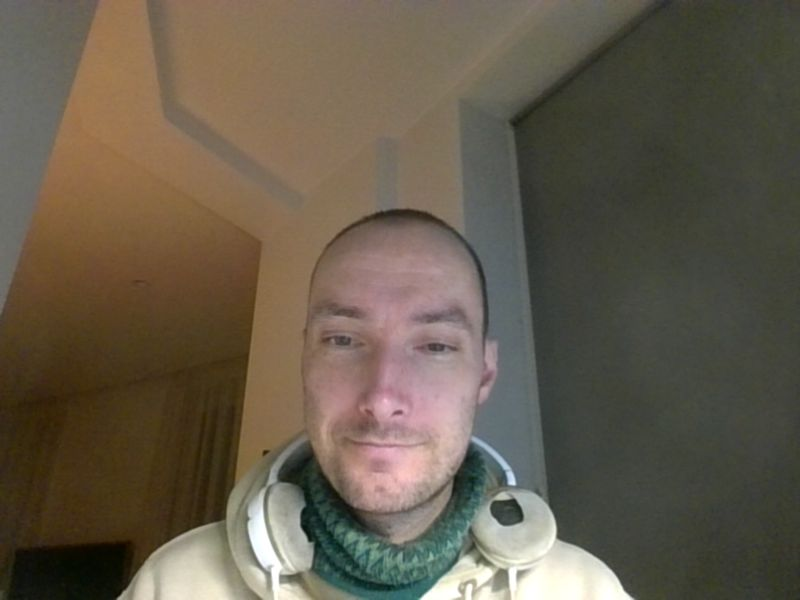
#> input picture chat_gpt_learning/images/webcam.jpg, 800 x 600 px
$ python denoising.py
#> lines starting #> are read from the running program, lines starting #| are printed output that depends on the picture; after the words box and inside, x2 and y2 are one past the last pixel; in counts of white or black regions, pixels touching at a corner belong together
import cv2 as cv
import numpy as np
import os

def denoise_image(image, method='gaussian'):
    if method == 'gaussian':
        return cv.GaussianBlur(image, (5, 5), 0)
    elif method == 'median':
        return cv.medianBlur(image, 5)
    elif method == 'bilateral':
        return cv.bilateralFilter(image, 9, 75, 75)
    else:
        raise ValueError(f"Unknown denoising method: {method}")

def add_contours_to_image(image, filter_type=None):
    # 1. Binarize (Otsu picks the threshold automatically)
    _, binary = cv.threshold(image, 0, 255, cv.THRESH_BINARY + cv.THRESH_OTSU)

    # 2. Find contours on the binary image
    contours, _ = cv.findContours(binary, cv.RETR_EXTERNAL, cv.CHAIN_APPROX_SIMPLE)

    # 3. Draw on a 3-channel copy so the green line is actually green
    contour_image = cv.cvtColor(image, cv.COLOR_GRAY2BGR)
    cv.drawContours(contour_image, contours, -1, (0, 255, 0), 2)

    print(f"{len(contours)} contours. Filter type: {filter_type if filter_type else 'None'}")
    return contour_image

def show_image(title, image):
    cv.imshow(title, image)

path = os.path.dirname(os.path.abspath(__file__))

image_path = os.path.join(path, 'images', 'webcam.jpg')
img = cv.imread(image_path)
#> img is the input picture: shape (600, 800, 3); mean B, G, R 75.6, 91.1, 100.7
if img is None:
    raise FileNotFoundError(f"Failed to load image: {image_path}")

gray = cv.cvtColor(img, cv.COLOR_BGR2GRAY)

box = cv.blur(gray, (5, 5))
gaussian = denoise_image(gray, method='gaussian')
median = denoise_image(gray, method='median')
bilat = denoise_image(gray, method='bilateral')

contour_gray = add_contours_to_image(gray)
#> in add_contours_to_image, `_, binary = cv.threshold(image, 0, 255, cv.THRESH_BINARY + cv.THRESH_O..`:
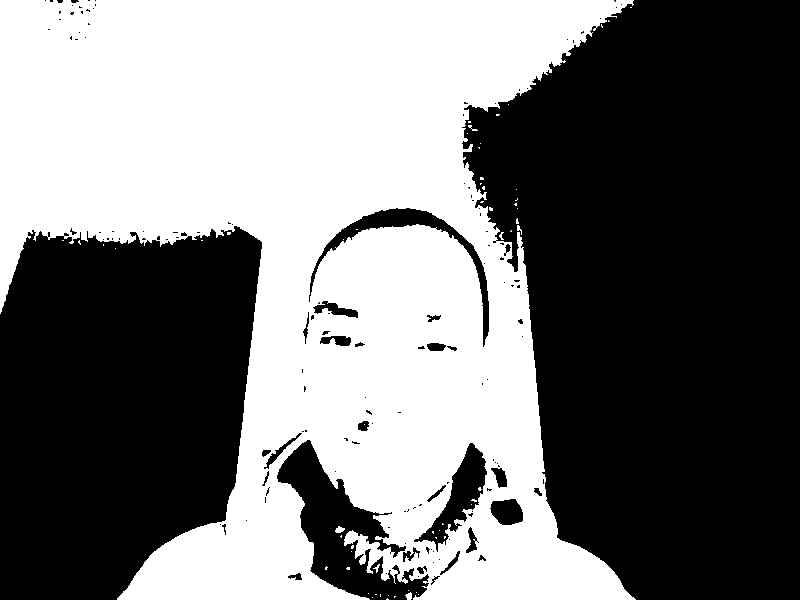
#> binary: shape (600, 800); 46.6% white; 59 white regions (52 under 20 px)
#> in add_contours_to_image, `contours, _ = cv.findContours(binary, cv.RETR_EXTERNAL, cv.CHAIN_APPRO..`: contours = 48 contours, 45 with area under 20; largest, box (x1, y1, x2, y2) and area: (0, 0, 636, 600) 229607, (335, 526, 345, 533) 34, (405, 592, 412, 600) 28
#> in add_contours_to_image, `cv.drawContours(contour_image, contours, -1, (0, 255, 0), 2)`: contour_image: shape (600, 800, 3); mean B, G, R 89.2, 96.4, 89.2
#| 48 contours. Filter type: None
contour_box = add_contours_to_image(box)
#> in add_contours_to_image (call 2), `_, binary = cv.threshold(image, 0, 255, cv.THRESH_BINARY + cv.THRESH_O..`: binary: shape (600, 800); 46.7% white; 7 white regions (5 under 20 px)
#> in add_contours_to_image (call 2), `contours, _ = cv.findContours(binary, cv.RETR_EXTERNAL, cv.CHAIN_APPRO..`: contours = 6 contours, 4 with area under 20; largest, box (x1, y1, x2, y2) and area: (0, 0, 636, 600) 229797, (337, 527, 344, 533) 23
#> in add_contours_to_image (call 2), `cv.drawContours(contour_image, contours, -1, (0, 255, 0), 2)`: contour_image: shape (600, 800, 3); mean B, G, R 89.7, 95.6, 89.7
#| 6 contours. Filter type: None
contour_gaussian = add_contours_to_image(gaussian, filter_type='gaussian')
#> call 3 of add_contours_to_image, with filter_type = 'gaussian'
#> in add_contours_to_image (call 3), `_, binary = cv.threshold(image, 0, 255, cv.THRESH_BINARY + cv.THRESH_O..`:
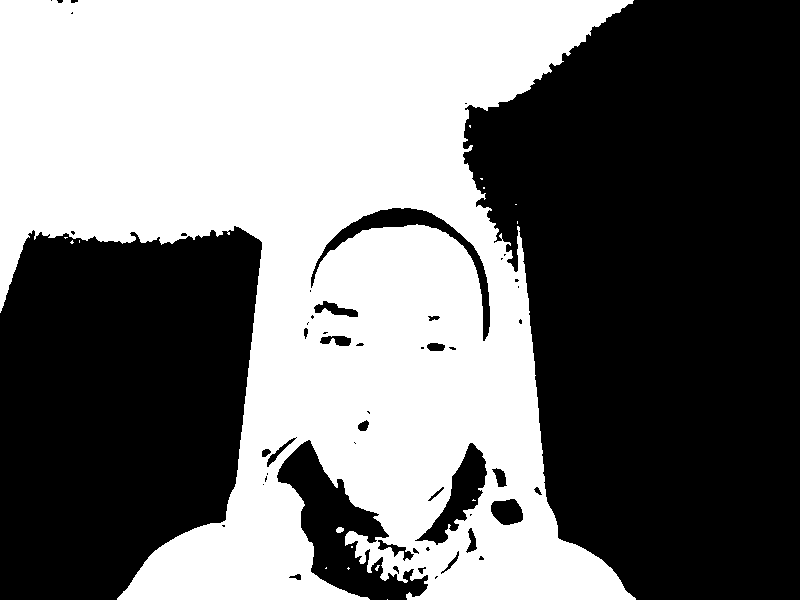
#> binary: shape (600, 800); 46.7% white; 16 white regions (14 under 20 px)
#> in add_contours_to_image (call 3), `contours, _ = cv.findContours(binary, cv.RETR_EXTERNAL, cv.CHAIN_APPRO..`: contours = 15 contours, 13 with area under 20; largest, box (x1, y1, x2, y2) and area: (0, 0, 636, 600) 229878, (336, 527, 344, 533) 28
#> in add_contours_to_image (call 3), `cv.drawContours(contour_image, contours, -1, (0, 255, 0), 2)`:
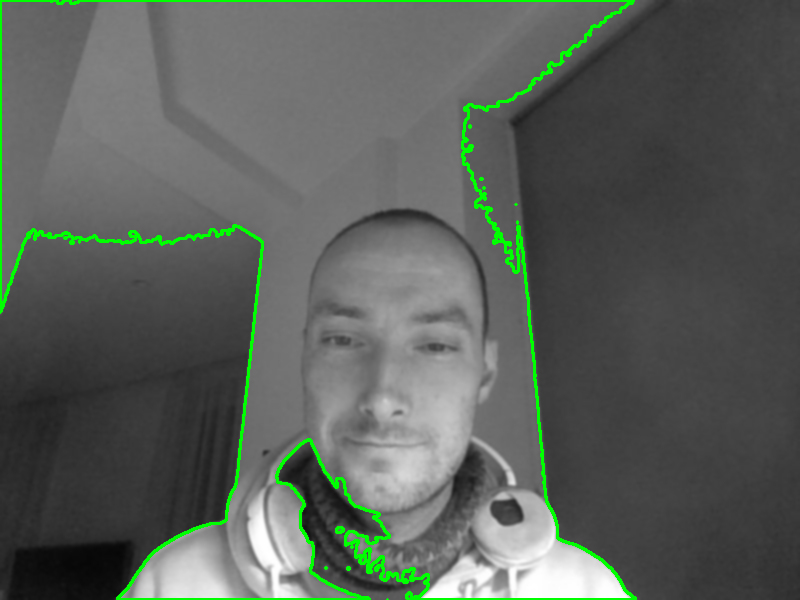
#> contour_image: shape (600, 800, 3); mean B, G, R 89.5, 95.9, 89.5
#| 15 contours. Filter type: gaussian
contour_median = add_contours_to_image(median, filter_type='median')
#> call 4 of add_contours_to_image, with filter_type = 'median'
#> in add_contours_to_image (call 4), `_, binary = cv.threshold(image, 0, 255, cv.THRESH_BINARY + cv.THRESH_O..`:
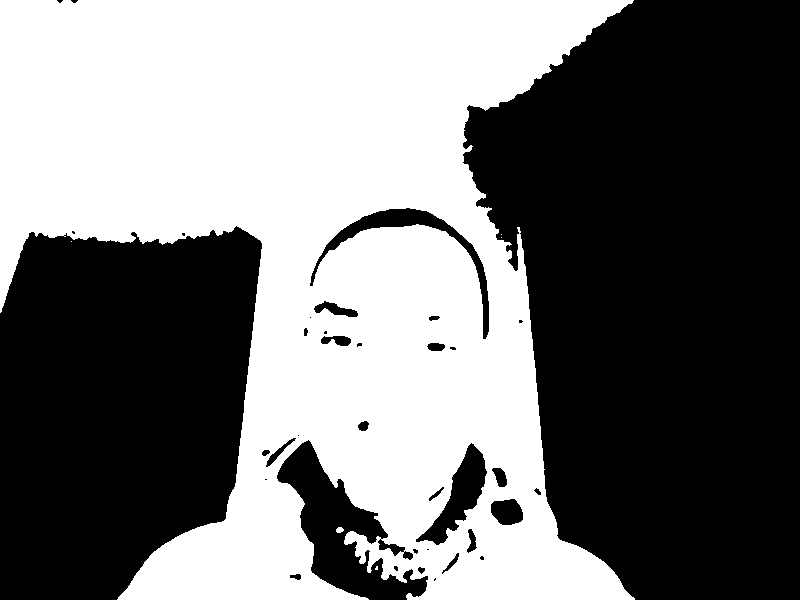
#> binary: shape (600, 800); 46.7% white; 6 white regions (4 under 20 px)
#> in add_contours_to_image (call 4), `contours, _ = cv.findContours(binary, cv.RETR_EXTERNAL, cv.CHAIN_APPRO..`: contours = 6 contours, 4 with area under 20; largest, box (x1, y1, x2, y2) and area: (0, 0, 635, 600) 230116, (336, 527, 344, 533) 28
#> in add_contours_to_image (call 4), `cv.drawContours(contour_image, contours, -1, (0, 255, 0), 2)`:
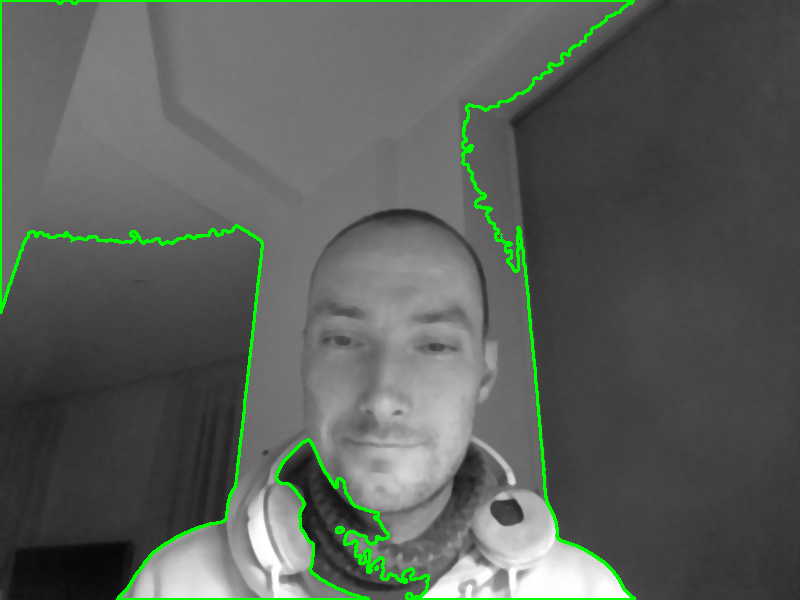
#> contour_image: shape (600, 800, 3); mean B, G, R 89.7, 95.7, 89.7
#| 6 contours. Filter type: median
contour_bilat = add_contours_to_image(bilat, filter_type='bilateral')
#> in add_contours_to_image (call 5), `_, binary = cv.threshold(image, 0, 255, cv.THRESH_BINARY + cv.THRESH_O..`:
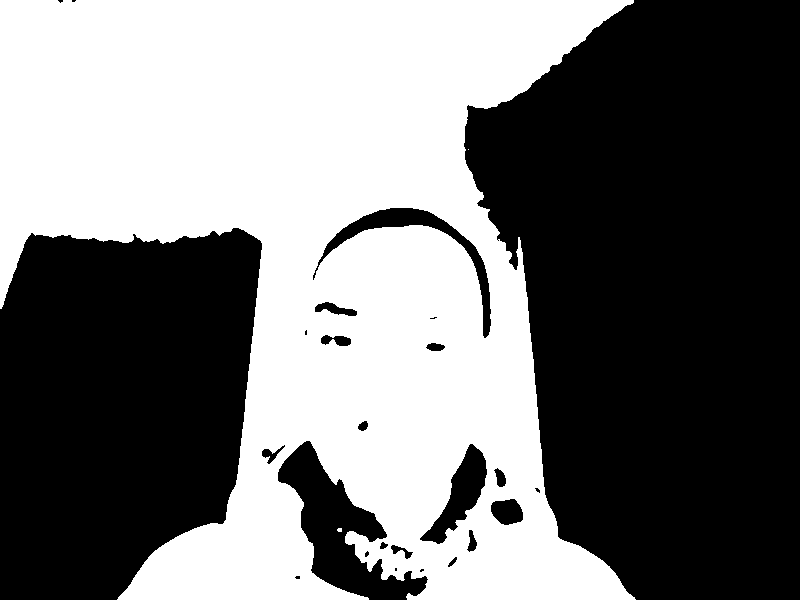
#> binary: shape (600, 800); 46.7% white; 3 white regions (2 under 20 px)
#> in add_contours_to_image (call 5), `contours, _ = cv.findContours(binary, cv.RETR_EXTERNAL, cv.CHAIN_APPRO..`: contours = 3 contours, 2 with area under 20; largest, box (x1, y1, x2, y2) and area: (0, 0, 636, 600) 229776
#> in add_contours_to_image (call 5), `cv.drawContours(contour_image, contours, -1, (0, 255, 0), 2)`:
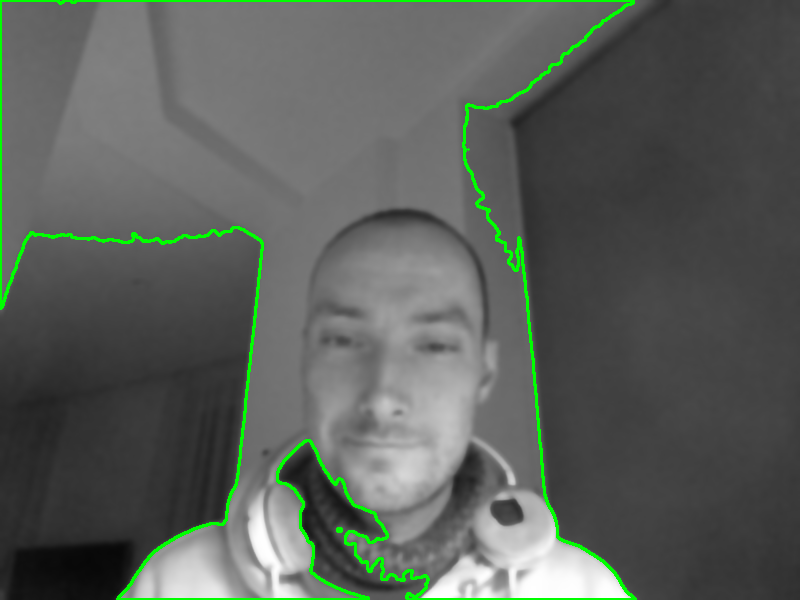
#> contour_image: shape (600, 800, 3); mean B, G, R 89.8, 95.4, 89.8
#| 3 contours. Filter type: bilateral

show_image('Contours on Original Gray Image', contour_gray)
show_image('Contours on Box Filtered Image', contour_box)
show_image('Contours on Gaussian Filtered Image', contour_gaussian)
show_image('Contours on Median Filtered Image', contour_median)
show_image('Contours on Bilateral Filtered Image', contour_bilat)

cv.waitKey(0)
cv.destroyAllWindows()

$ run again, with chat_gpt_learning/images/alps.jpg copied over chat_gpt_learning/images/webcam.jpg
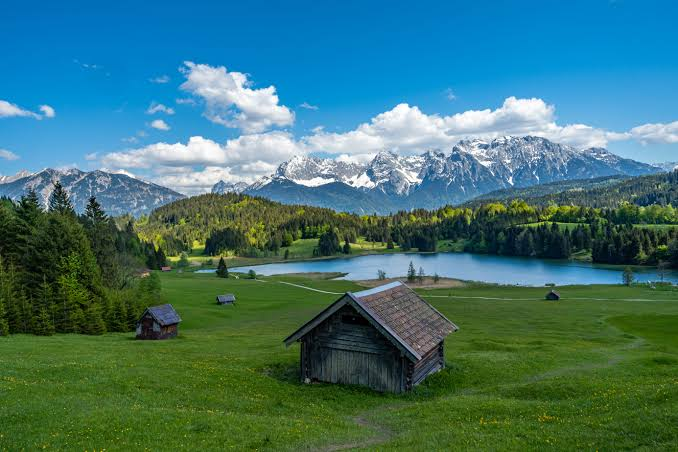
#> input picture chat_gpt_learning/images/alps.jpg, 678 x 452 px
#> img is the input picture: shape (452, 678, 3); mean B, G, R 114, 115.5, 63.7
#> in add_contours_to_image, `_, binary = cv.threshold(image, 0, 255, cv.THRESH_BINARY + cv.THRESH_O..`:
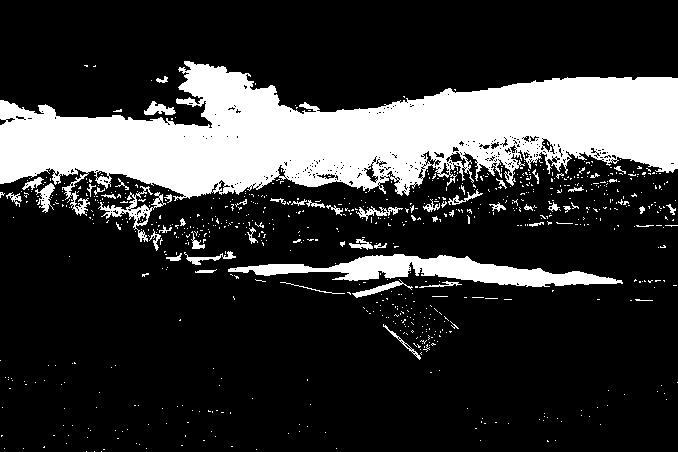
#> binary: shape (452, 678); 21.3% white; 777 white regions (724 under 20 px)
#> contours = 767 contours, 740 with area under 20; largest, box (x1, y1, x2, y2) and area: (0, 61, 678, 216) 53700, (228, 254, 623, 287) 5038, (98, 186, 166, 242) 643, (352, 279, 413, 298) 211, (35, 183, 55, 213) 208
#| 767 contours. Filter type: None
#> binary: shape (452, 678); 21.2% white; 76 white regions (38 under 20 px)
#> contours = 76 contours, 48 with area under 20; largest, box (x1, y1, x2, y2) and area: (0, 60, 678, 214) 55252, (230, 254, 621, 287) 5016, (102, 193, 150, 227) 539, (143, 102, 176, 117) 280, (353, 280, 402, 298) 273
#| 76 contours. Filter type: None
#> binary: shape (452, 678); 21.3% white; 120 white regions (75 under 20 px)
#> contours = 120 contours, 87 with area under 20; largest, box (x1, y1, x2, y2) and area: (0, 61, 678, 215) 54956, (228, 254, 622, 287) 5062, (101, 192, 164, 229) 644, (143, 101, 176, 116) 250, (352, 281, 402, 298) 237
#| 120 contours. Filter type: gaussian
#> binary: shape (452, 678); 20.9% white; 79 white regions (43 under 20 px)
#> contours = 79 contours, 49 with area under 20; largest, box (x1, y1, x2, y2) and area: (0, 61, 678, 212) 54026, (229, 254, 621, 287) 5125, (101, 195, 153, 227) 498, (63, 183, 88, 214) 222, (144, 102, 175, 116) 218
#| 79 contours. Filter type: median
#> binary: shape (452, 678); 20.9% white; 72 white regions (46 under 20 px)
#> contours = 72 contours, 54 with area under 20; largest, box (x1, y1, x2, y2) and area: (0, 61, 678, 214) 55318, (230, 254, 619, 287) 5037, (103, 194, 173, 227) 632, (353, 280, 402, 298) 251, (358, 208, 396, 217) 140
#> in add_contours_to_image (call 5), `cv.drawContours(contour_image, contours, -1, (0, 255, 0), 2)`:
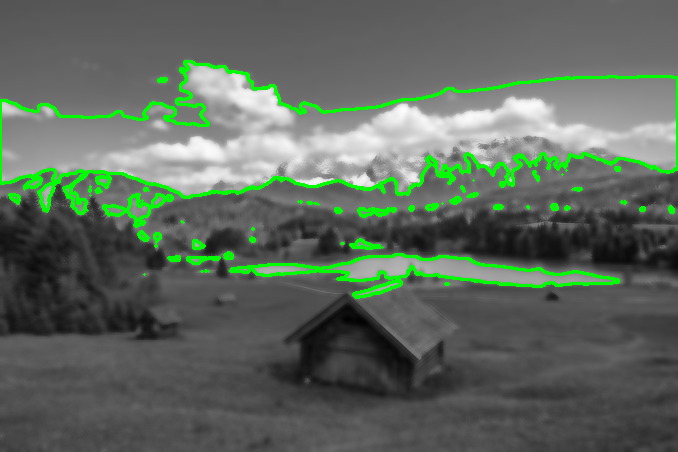
#> contour_image: shape (452, 678, 3); mean B, G, R 93.7, 105.4, 93.7
#| 72 contours. Filter type: bilateral
